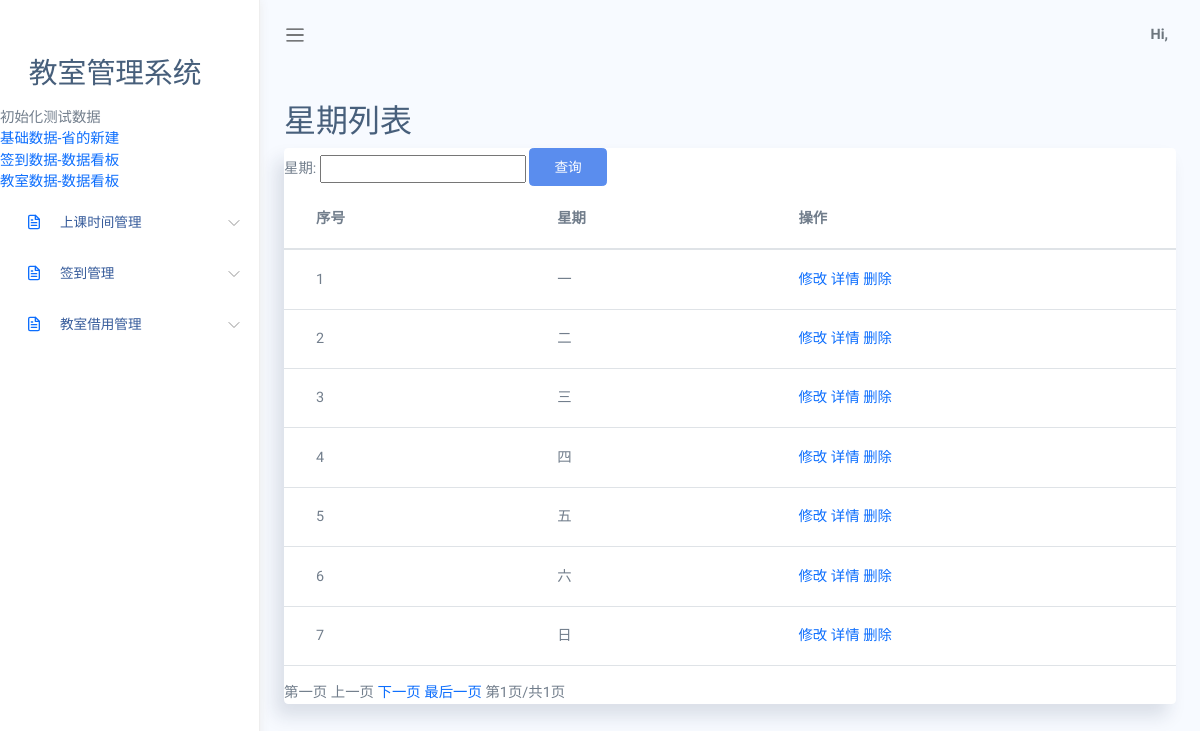
Page /xingqi/xingqilist on the committed database.
### app/models.py (models this page shows)
class xingqi(models.Model):
    xq=models.CharField(max_length=40)#星期

### app/views.py (the view)
# urls.py: path('xingqi/xingqilist', views.xingqilist),
def xingqilist(request):
    print(request.method)
    global list
    if request.method == 'GET':
        xq= request.GET.get('xq')#星期
        if not xq:
            xq = ""
        print(xq)
        list = models.xingqi.objects.filter(xq__icontains=xq).all()  # 获取xingqi表所有的数据
    return render(request, "xingqi/xingqilist.html", {'list': list})

### app/templates/xingqi/xingqilist.html (shortened to what this page needs)
<!DOCTYPE html>
<html lang="en">
<head>
    <link rel="stylesheet" href="/static/assets/css/bootstrap.css">
<link rel="stylesheet" href="/static/assets/vendors/simple-datatables/style.css">
    <link rel="stylesheet" href="/static/assets/vendors/perfect-scrollbar/perfect-scrollbar.css">
    <link rel="stylesheet" href="/static/assets/css/app.css">
</head>
<body>
    <div id="app">
        <div id="sidebar" class='active'>
            <div class="sidebar-wrapper active">
   {% include "../menu.html" %}
</div>
        </div>
        <div id="main">
    {% include "../header.html" %}
<div class="main-content container-fluid">
    <div class="page-title">
        <div class="row">
            <div class="col-12 col-md-6 order-md-1 order-last">
                <h3>星期列表</h3>
            </div>
        </div>
    </div>
    <section class="section">
        <div class="card">
	<form name="form" method="get" action="">
            <div class="card-responsive">
					星期:
                                  <input type="text" autocomplete="off" name="xq" value="" class="layui-input">
                                <button class="btn btn-primary mr-1 mb-1">查询</button>
               <table class="table"  id="table1">
              <thead>
                <tr>
				<th>序号</th>
						         <th >星期</th>
			 <th >操作</th>
                </tr>
              </thead>
            <TBODY id="table2">
					      {% for value in list %}
						<tr>
						<td>{{ forloop.counter}}</td>
					        <td  >{{ value.xq}}</td>
						<td >
                    <a href="/xingqi/xingqimodify?id={{ value.id }}">修改</a> <a href="/xingqi/xingqidetail?id={{ value.id }}">详情</a>
                    <a onClick="javascript:return confirm('您确定要删除吗？')" href="/xingqi/xingqidelete?id={{ value.id }}">删除</a>
						</td>
						</tr>
                    {% endfor %}
		    </TBODY>
            </table>
	    	 <span id="spanFirst">第一页</span> <span id="spanPre">上一页</span> <span id="spanNext">下一页</span> <span id="spanLast">最后一页</span> 第<span id="spanPageNum"></span>页/共<span id="spanTotalPage"></span>页
		</form>
            </div>
        </div>
</div>
        </div>
</body>
</html>

### app/static/assets/css/app.css (style rules this page uses)
* { font-family: "Raleway"; }
#app { position: relative; }
#main { margin-left: 260px; background-color: #F7FAFF; min-height: 100vh; transition: margin-left 0.6s ease-out; }
#main .main-content { padding: 2rem 1.5rem; }
#main .main-content .page-title h3 { font-size: 2rem; }
a { text-decoration: none; outline: 0; }
button { outline: 0; }
.btn.btn-primary { color: #fff; }
#sidebar.active .sidebar-wrapper { left: 0; }
.sidebar-wrapper { width: 260px; height: 100vh; position: fixed; top: 0; z-index: 10; background-color: #fff; bottom: 0; border-right: 1px solid #eee; box-shadow: 0 0 10px #ececec; left: -260px; transition: left 0.6s ease-out; }
.card { box-shadow: -8px 12px 18px 0 rgba(25, 42, 70, 0.13); margin-bottom: 2.2rem; }
.table td, .dataTable-table td, .table thead th, .dataTable-table thead th { vertical-align: middle; }
.table thead th, .dataTable-table thead th { border-bottom: 2px solid #475F7B; }

### rows in the picture
xingqi: xq "一"
xingqi: xq "二"
xingqi: xq "三"
xingqi: xq "四"
xingqi: xq "五"
xingqi: xq "六"
xingqi: xq "日"
